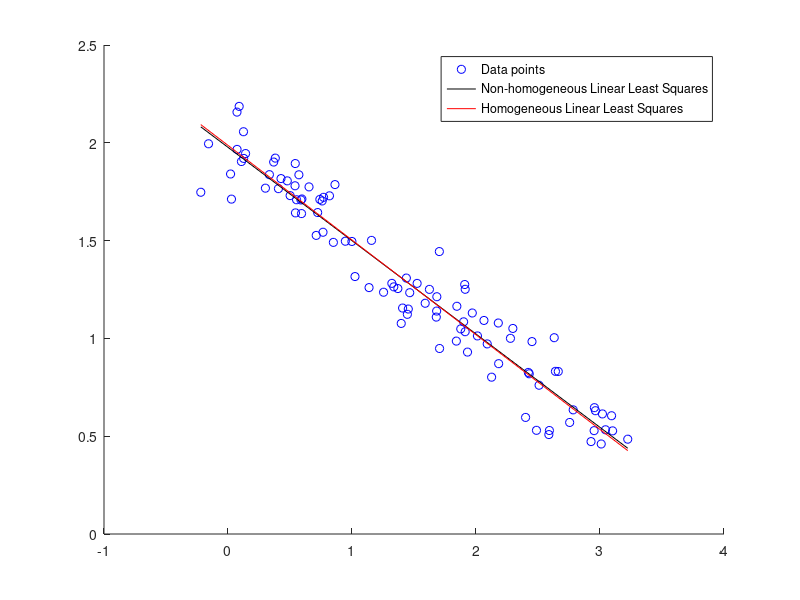

Recreate this plot in MATLAB.
%HW3 Homework 3
%   HW3() 
%       1. Draw scatter plot for data points
%       2. Use Non-homogeneous Linear Least Squares to fit a line
%       3. Use Homogeneous Linear Least Squares to fit a line
%       4. Display [slope,intercept,rms_error] for each method.
function [num_questions] = hw3()
format compact;
close all;
num_questions=0;

%A1
data=importdata('line_data.txt');
figure('Name','A1 line fitting','NumberTitle','off');
scatter(data(:,1),data(:,2),'b');
hold on

%Non-homogeneous Linear Least Squares
[nRows,nCols]=size(data);
U=[];
for r=1:nRows
    U=[U; data(r,1), 1];
end
A=pinv(U)*data(:,2);
m=A(1,1);
c=A(2,1);
lineX=[min(data(:,1)),max(data(:,1))];
lineY=m.*lineX+c;
plot(lineX,lineY,'k');

xLineVals=data(:,1);
yLineVals=m*xLineVals+c;
[rmsError_y]=rms_error(yLineVals,data(:,2));
q=sqrt(m^2+1);
a=-m/q;
b=1/q;
d=c/q;
dLineVals=ones(nRows,1).*d;
dPointsVals=a*data(:,1)+b*data(:,2);
[rmsError_d]=rms_error(dLineVals,dPointsVals);

disp('Non-homogeneous Linear Least Squares -');
display(m,c,rmsError_y,rmsError_d);

%Homogeneous Linear Least Squares
xMean=mean(data(:,1));
yMean=mean(data(:,2));
Ux=data(:,1)-xMean;
Uy=data(:,2)-yMean;
U2=[Ux Uy];
[eV,eD]=eig(U2'*U2);
a=eV(1,1);
b=eV(2,1);
d=a*xMean+b*yMean;
m=-a/b;
c=d/b;
lineX=[min(data(:,1)),max(data(:,1))];
lineY=m.*lineX+c;
plot(lineX,lineY,'r');

dLineVals=ones(nRows,1).*d;
dPointsVals=a*data(:,1)+b*data(:,2);
[rmsError_d]=rms_error(dLineVals,dPointsVals);
xLineVals=data(:,1);
yLineVals=m*xLineVals+c;
[rmsError_y]=rms_error(yLineVals,data(:,2));

disp('Homogeneous Linear Least Squares -');
display((-a/b),(d/b),rmsError_y,rmsError_d);

legend('Data points','Non-homogeneous Linear Least Squares','Homogeneous Linear Least Squares','Location','best');
end

function [rms_error] = rms_error(A_line,A_points)
A_diff=(A_line-A_points).^2;
rms_error=sqrt(mean(A_diff));
end

function display(slope,intercept,error_y,error_d)
disp(['slope:' num2str(slope) ' intercept:' num2str(intercept) ' rms_error_y:' num2str(error_y) ' rms_error_d:' num2str(error_d)]);
end
